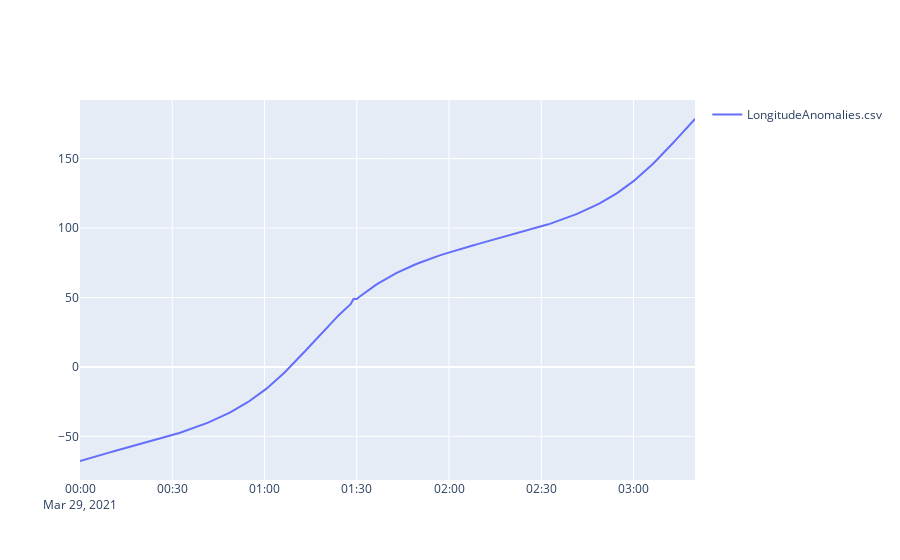

Notebook cell for this chart:
### Code cell
fig = go.Figure()
fig.add_trace(go.Scatter(x=df["datetime"], y=df["updated longitude"], mode="lines", name="LongitudeAnomalies.csv"))
fig.update_layout(showlegend=True)
fig.show()

### Figure 1 — Plotly figure (JSON) as saved in the notebook; plotly's stock layout.template omitted (floating-point values rounded to 4 significant figures; data arrays with more than 128 entries replaced by an {"elided": "..."} marker saying what was removed)
{"data": [{"mode": "lines", "name": "LongitudeAnomalies.csv", "type": "scatter", "x": {"elided": "201 str values"}, "y": {"elided": "201 float values"}}], "layout": {"showlegend": true}}
